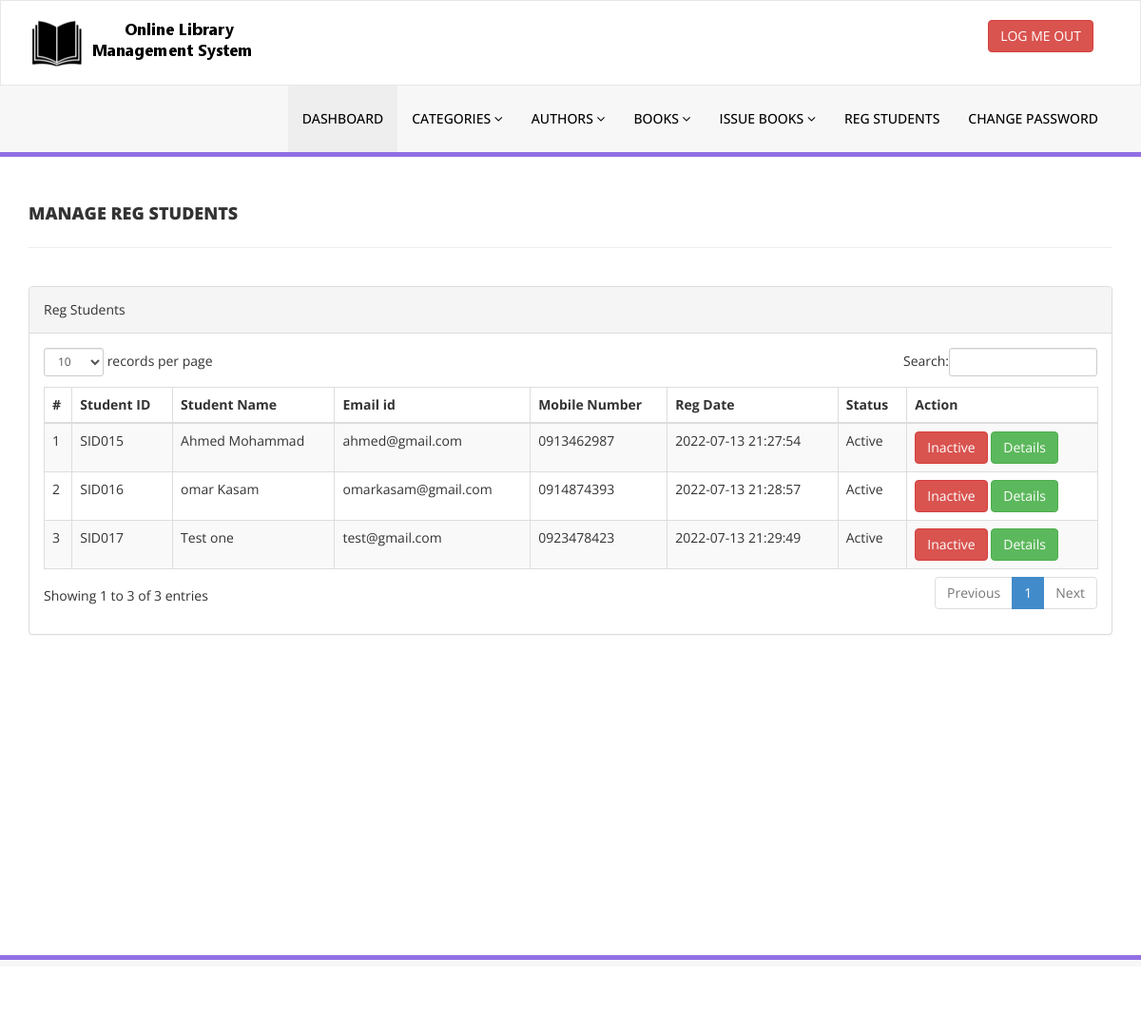
/admin/reg-students.php (signed in), run on the app's committed database.
### tables this page shows
CREATE TABLE `tblstudents` (
  `id` int(11) NOT NULL,
  `StudentId` varchar(100) DEFAULT NULL,
  `FullName` varchar(120) DEFAULT NULL,
  `EmailId` varchar(120) DEFAULT NULL,
  `MobileNumber` char(11) DEFAULT NULL,
  `Password` varchar(120) DEFAULT NULL,
  `Status` int(1) DEFAULT NULL,
  `RegDate` timestamp NULL DEFAULT current_timestamp(),
  `UpdationDate` timestamp NULL DEFAULT NULL ON UPDATE current_timestamp()
);

### admin/reg-students.php (the view, shortened to what this page needs)
<?php
include('includes/config.php');
if(strlen($_SESSION['alogin'])==0)
    {
header('location:index.php');
}
else{
    ?>
<!DOCTYPE html>
<html xmlns="http://www.w3.org/1999/xhtml">
<head>
    <link href="assets/css/bootstrap.css" rel="stylesheet" />
    <link href="assets/css/font-awesome.css" rel="stylesheet" />
    <link href="assets/js/dataTables/dataTables.bootstrap.css" rel="stylesheet" />
    <link href="assets/css/style.css" rel="stylesheet" />
</head>
<body>
<?php include('includes/header.php');?>
    <div class="content-wrapper">
         <div class="container">
        <div class="row pad-botm">
            <div class="col-md-12">
                <h4 class="header-line">Manage Reg Students</h4>
    </div>
        </div>
            <div class="row">
                <div class="col-md-12">
                    <div class="panel panel-default">
                        <div class="panel-heading">
                          Reg Students
                        </div>
                        <div class="panel-body">
                            <div class="table-responsive">
                                <table class="table table-striped table-bordered table-hover" id="dataTables-example">
                                    <thead>
                                        <tr>
                                            <th>#</th>
                                            <th>Student ID</th>
                                            <th>Student Name</th>
                                            <th>Email id </th>
                                            <th>Mobile Number</th>
                                            <th>Reg Date</th>
                                            <th>Status</th>
                                            <th>Action</th>
                                        </tr>
                                    </thead>
                                    <tbody>
<?php $sql = "SELECT * from tblstudents";
$query = $dbh -> prepare($sql);
$query->execute();
$results=$query->fetchAll(PDO::FETCH_OBJ);
$cnt=1;
if($query->rowCount() > 0)
{
foreach($results as $result)
{               ?>
                                        <tr class="odd gradeX">
                                            <td class="center"><?php echo htmlentities($cnt);?></td>
                                            <td class="center"><?php echo htmlentities($result->StudentId);?></td>
                                            <td class="center"><?php echo htmlentities($result->FullName);?></td>
                                            <td class="center"><?php echo htmlentities($result->EmailId);?></td>
                                            <td class="center"><?php echo htmlentities($result->MobileNumber);?></td>
                                             <td class="center"><?php echo htmlentities($result->RegDate);?></td>
                                            <td class="center"><?php if($result->Status==1)
                                            {
                                                echo htmlentities("Active");
                                            } else {
                                            echo htmlentities("Blocked");
}
                                            ?></td>
                                            <td class="center">
<?php if($result->Status==1)
 {?>
<a href="reg-students.php?inid=<?php echo htmlentities($result->id);?>" onclick="return confirm('Are you sure you want to block this student?');" >  <button class="btn btn-danger"> Inactive</button>
<?php } else {?>
<a href="reg-students.php?id=<?php echo htmlentities($result->id);?>" onclick="return confirm('Are you sure you want to active this student?');"><button class="btn btn-primary"> Active</button>
                                            <?php } ?>
<a href="student-history.php?stdid=<?php echo htmlentities($result->StudentId);?>"><button class="btn btn-success"> Details</button>
                                            </td>
                                        </tr>
 <?php $cnt=$cnt+1;}} ?>
                                    </tbody>
                                </table>
                            </div>
                        </div>
                    </div>
                </div>
            </div>
    </div>
    </div>
  <?php include('includes/footer.php');?>
</body>
</html>
<?php } ?>

### admin/assets/css/style.css (style rules this page uses)
.content-wrapper { margin-top: 40px; min-height:800px; padding-bottom:90px; }
.header-line { font-weight:900; padding-bottom:25px; border-bottom:1px solid #eeeeee; text-transform:uppercase; }
.pad-botm { padding-bottom:30px; }

### data on the page
tblstudents: StudentId "SID015", FullName "Ahmed Mohammad", EmailId "ahmed@gmail.com", MobileNumber "0913462987", RegDate "2022-07-13 21:27:54"
tblstudents: StudentId "SID016", FullName "omar Kasam", EmailId "omarkasam@gmail.com", MobileNumber "0914874393", RegDate "2022-07-13 21:28:57"
tblstudents: StudentId "SID017", FullName "Test one", EmailId "test@gmail.com", MobileNumber "0923478423", RegDate "2022-07-13 21:29:49"
